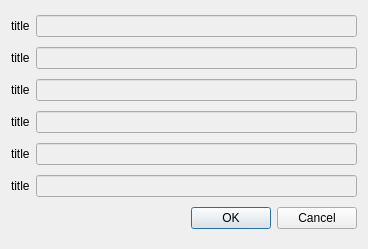
<?xml version="1.0" encoding="UTF-8"?>
<ui version="4.0">
 <class>AddVal</class>
 <widget class="QDialog" name="AddVal">
  <property name="geometry">
   <rect>
    <x>0</x>
    <y>0</y>
    <width>368</width>
    <height>249</height>
   </rect>
  </property>
  <property name="windowTitle">
   <string>Dialog</string>
  </property>
  <layout class="QGridLayout" name="gridLayout">
   <item row="5" column="0">
    <widget class="QLabel" name="Lbl5">
     <property name="text">
      <string>title</string>
     </property>
    </widget>
   </item>
   <item row="0" column="2">
    <widget class="QLineEdit" name="edLn1">
     <property name="enabled">
      <bool>false</bool>
     </property>
    </widget>
   </item>
   <item row="7" column="2">
    <widget class="QDialogButtonBox" name="buttonBox">
     <property name="orientation">
      <enum>Qt::Horizontal</enum>
     </property>
     <property name="standardButtons">
      <set>QDialogButtonBox::Cancel|QDialogButtonBox::Ok</set>
     </property>
    </widget>
   </item>
   <item row="4" column="2">
    <widget class="QLineEdit" name="edLn4">
     <property name="enabled">
      <bool>false</bool>
     </property>
    </widget>
   </item>
   <item row="2" column="2">
    <widget class="QLineEdit" name="edLn3">
     <property name="enabled">
      <bool>false</bool>
     </property>
    </widget>
   </item>
   <item row="0" column="0">
    <widget class="QLabel" name="Lbl1">
     <property name="text">
      <string>title</string>
     </property>
    </widget>
   </item>
   <item row="4" column="0">
    <widget class="QLabel" name="Lbl4">
     <property name="text">
      <string>title</string>
     </property>
    </widget>
   </item>
   <item row="2" column="0">
    <widget class="QLabel" name="Lbl3">
     <property name="text">
      <string>title</string>
     </property>
    </widget>
   </item>
   <item row="1" column="0">
    <widget class="QLabel" name="Lbl2">
     <property name="text">
      <string>title</string>
     </property>
    </widget>
   </item>
   <item row="6" column="0">
    <widget class="QLabel" name="Lbl6">
     <property name="text">
      <string>title</string>
     </property>
    </widget>
   </item>
   <item row="5" column="2">
    <widget class="QLineEdit" name="edLn5">
     <property name="enabled">
      <bool>false</bool>
     </property>
    </widget>
   </item>
   <item row="6" column="2">
    <widget class="QLineEdit" name="edLn6">
     <property name="enabled">
      <bool>false</bool>
     </property>
    </widget>
   </item>
   <item row="1" column="2">
    <widget class="QLineEdit" name="edLn2">
     <property name="enabled">
      <bool>false</bool>
     </property>
    </widget>
   </item>
  </layout>
 </widget>
 <resources/>
 <connections>
  <connection>
   <sender>buttonBox</sender>
   <signal>accepted()</signal>
   <receiver>AddVal</receiver>
   <slot>accept()</slot>
   <hints>
    <hint type="sourcelabel">
     <x>248</x>
     <y>254</y>
    </hint>
    <hint type="destinationlabel">
     <x>157</x>
     <y>274</y>
    </hint>
   </hints>
  </connection>
  <connection>
   <sender>buttonBox</sender>
   <signal>rejected()</signal>
   <receiver>AddVal</receiver>
   <slot>reject()</slot>
   <hints>
    <hint type="sourcelabel">
     <x>316</x>
     <y>260</y>
    </hint>
    <hint type="destinationlabel">
     <x>286</x>
     <y>274</y>
    </hint>
   </hints>
  </connection>
 </connections>
</ui>
